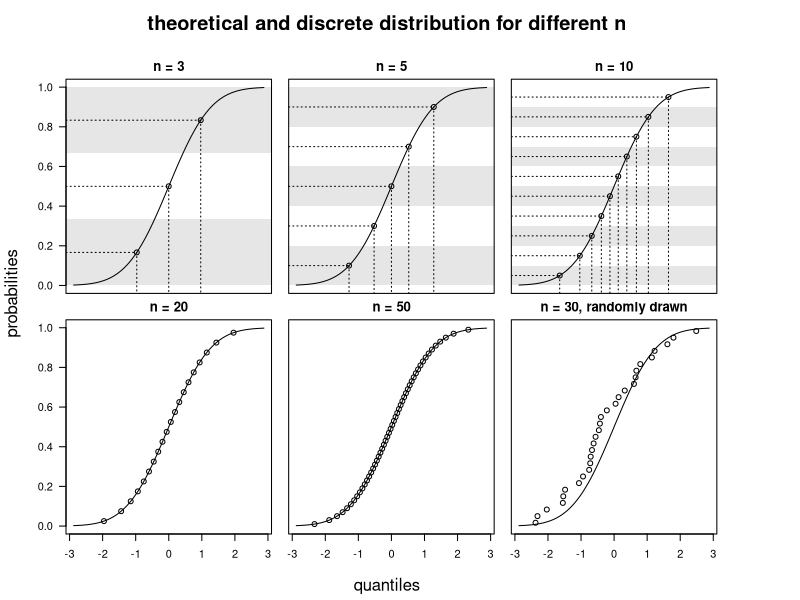
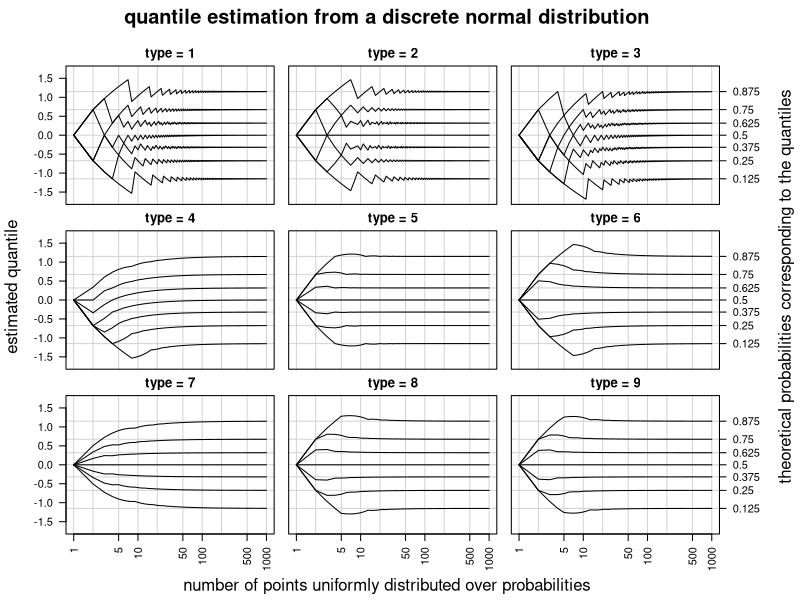
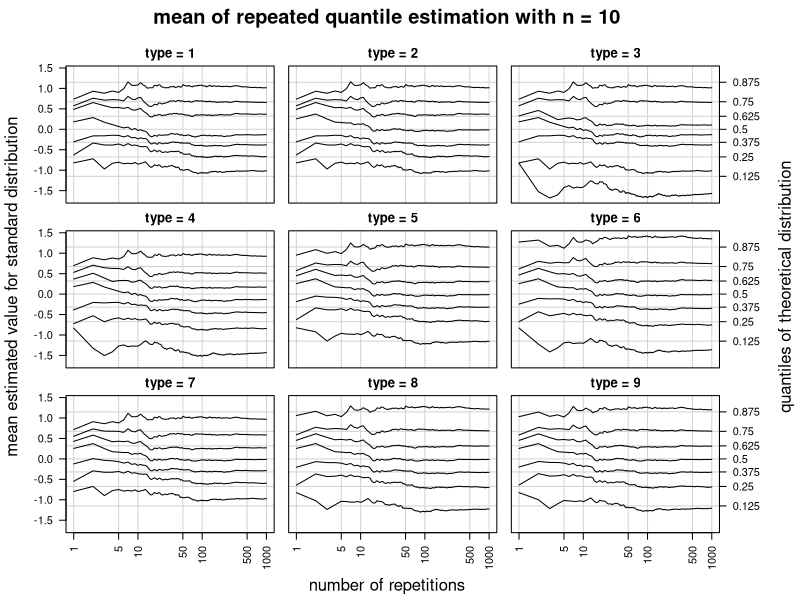
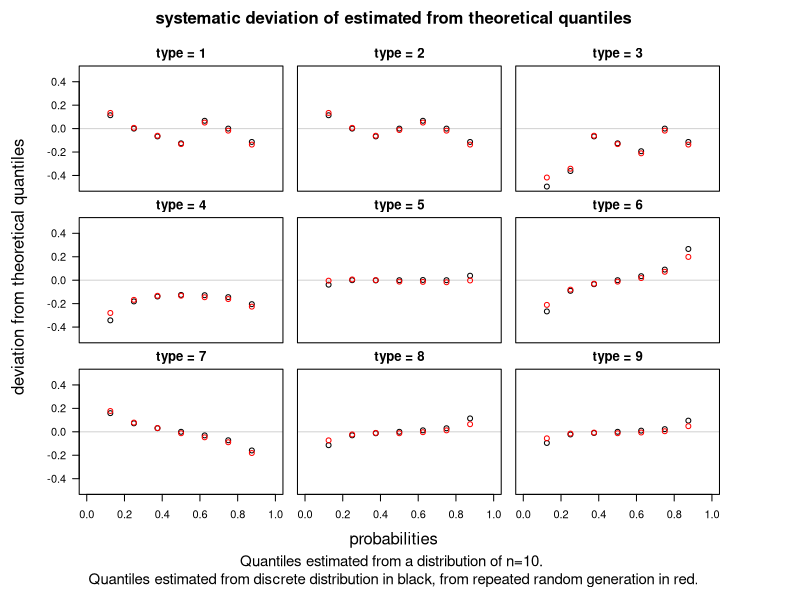
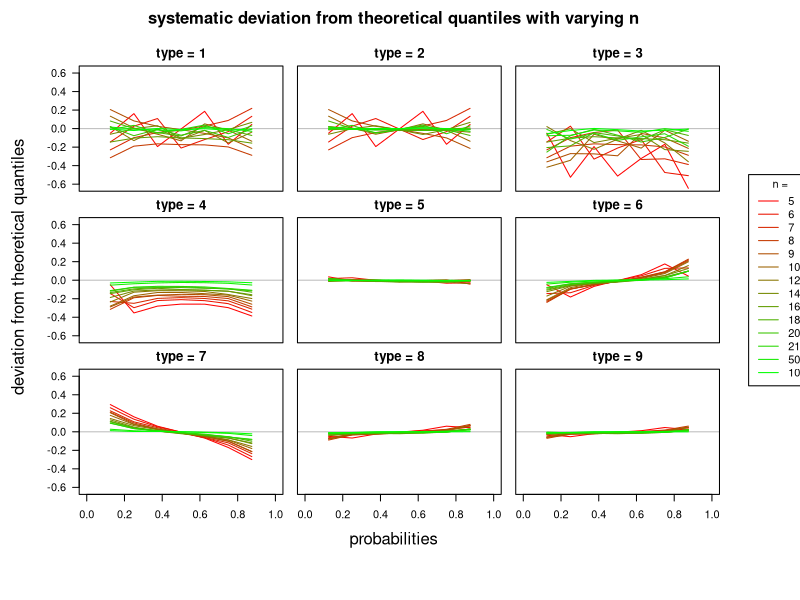
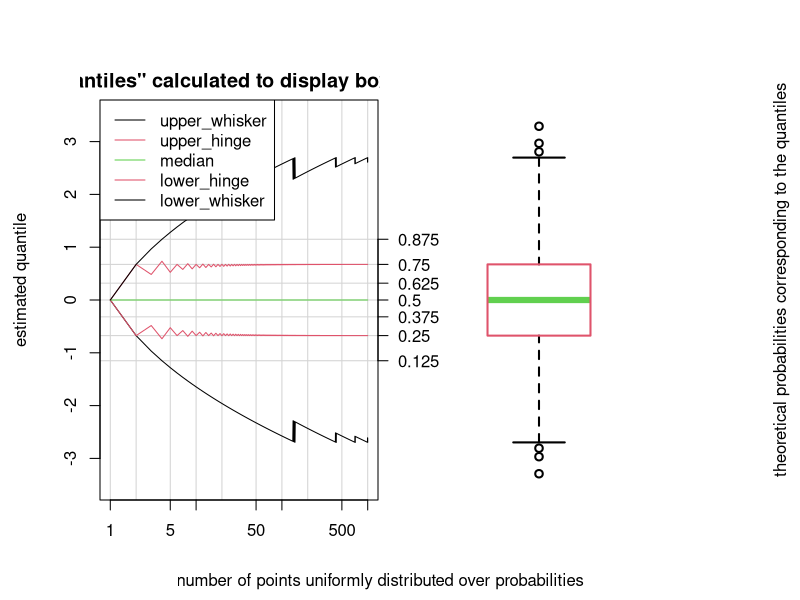

The R source for these figures, in order:
## ---- chunk 1
library(knitr)
opts_chunk$set(fig.height=7, echo=F, cache=T, dev="png")
## ---- chunk 2
par(mfrow=c(2,3), mar=c(0,1,2,.3), oma=c(5,4,4,6))
plotnum <- 1

p_i.fine <- seq(0, 1, length.out=500)
for(n in c(3, 5, 10, 20, 50, 30) ){
  p_i <- seq(1/(n*2), 1-1/(n*2), length.out=n)
  if(n==30){
    q_i <- sort(rnorm(n))
  }else{
    q_i <- qnorm(p_i)
  }
  breaks <- seq(0, 1, length.out=n+1)

  plot(qnorm(p_i.fine), p_i.fine, type="l", axes=F, panel.first=
    if(n<20) {
      for(i in 1:(length(breaks)/2)*2){
        xlims <- par("usr")[1:2]
        rect(xlims[1], breaks[i-1], xlims[2], breaks[i],col = gray(.9), border = NA)
      }
      for(i in 1:length(p_i)){
        lines(c(xlims[1], q_i[i]), rep(p_i[i],2), lty=3)
        lines(rep(q_i[i],2), c(p_i[i], -1), lty=3)
      }
      
    }
    , frame.plot=T, main=paste0("n = ", n, if(n==30) ", randomly drawn"), xlab="", ylab="", las=1, ylim=c(0,1))

  points(q_i, p_i)
  #par(new=T)
  #hist(qnorm(p_i), ann=F, axes=F, xlim=range(qnorm(p_i.fine),finite = T))
  #axis(4, las=1)
  
  if(plotnum%%3==1){
    axis(2, las=1)
  }
  if(plotnum>3){
    axis(1)
  }
  plotnum <- plotnum + 1
}
mtext("theoretical and discrete distribution for different n", cex=1.2, font=2, 3, outer=T, line=1.5)
mtext("probabilities", 2, 2.5, outer=T)
mtext("quantiles", 1, 3.5, outer=T)
## ---- chunk 3
n <- 10
i <- 1:n
(p_i <- 1/(2*n) + (i-1)/n)
## ---- chunk 4
(p_i <- seq(1/(n*2), 1-1/(n*2), length.out=n))
## ---- chunk 5
qnorm(p_i)
## ---- chunk 6
par(mfrow=c(3,3), mar=c(0,1,2,.1), oma=c(5,4,3,6))

nmax <- 1000
d <- 7
Q <- seq(1/(d+1), 1-1/(d+1), length.out=d)
Qmatrix <- array(NA, dim=c(9, nmax, length(Q)), dimnames=list(type=1:9, n=1:nmax, Q=Q))

for(type in 1:9){
  
  for(n in 1:nmax){
    x <- seq(1/(n*2), 1-1/(n*2), length.out=n)
    Qmatrix[type,n,] <- quantile(qnorm(x), Q, type = type)
  }
}

ylim <- max(abs(Qmatrix[,,]))*c(-1,1)

for(type in 1:9){
  #View(Qmatrix)
  
  plot(NULL, xlim=c(1,nmax), ylim=ylim, log="x", main=paste("type =", type), xlab="", ylab="", axes=F, frame.plot=T, panel.first=abline(v=c(1,2,5,10,20,50,100,200,500,1000), h=qnorm(Q), col="lightgray"))
  for(i in 1:length(Q)){
    lines(Qmatrix[type,,i], col=1, type="l")
  }

  if(type%%3==0){
    axis(4, at=qnorm(Q), Q, las=1)
  }
  if(type%%3==1){
    axis(2, las=1)
  }
  if(type>6){
    axis(1, las=3)
  }
}
mtext("quantile estimation from a discrete normal distribution", 3, outer=T, cex=1.2, line=1, font=2)
mtext("theoretical probabilities corresponding to the quantiles", 4, line=4.5, outer=T)  
mtext("estimated quantile", side = 2, outer = T, cex=1, line=2.5)
mtext("number of points uniformly distributed over probabilities",1, outer=T, line=3.5)

## ---- chunk 7

par(mfrow=c(3,3), mar=c(.1,1,2,.1), oma=c(5,4,3,6))

repetitions <- 1000
d <- 7
Q <- seq(1/(d+1), 1-1/(d+1), length.out=d)
n <- 10
MeanQuantile <- array(NA, dim = c(9, repetitions, length(Q)), dimnames = list(type=1:9, repetitions=1:repetitions, Q=Q))


for(type in 1:9){
  set.seed(1)
  MeanQuantile[type,1,] <-  quantile(rnorm(n), Q, type=type)
  for(i in 2:repetitions){
    MeanQuantile[type,i,] <- (MeanQuantile[type,i-1,]*(i-1) + quantile(rnorm(n), Q, type=type))/i
  }
  
  #View(MeanQuantile)
  #MeanQuantile[type,repetitions,]
  #qnorm(Q)
  #MeanQuantile[type,repetitions,] - t(qnorm(Q))
}

ylim <- range(MeanQuantile[,,])

for(type in 1:9){
  plot(NULL, xlim=c(1,repetitions), ylim=ylim, panel.first=abline(h=qnorm(Q), v=c(1,5,10,50,100,500,1000), col="lightgray"), main=paste("type =", type), log="x", axes=F, frame.plot = T)
  if(type>6) axis(1, las=3)
  if(type%%3==1) axis(2, las=1)
  for(i in 1:length(Q)){
    lines(MeanQuantile[type,,i], col=1)
  }
  if(type%%3==0) axis(4, qnorm(Q), Q, las=1)
  
}
mtext(paste("mean of repeated quantile estimation with n =", n), 3, outer=T, line=1, font=2, cex=1.2)
mtext("number of repetitions", 1, outer=T, line=3.5)
mtext("quantiles of theoretical distribution", 4, outer=T, line=4.5)
mtext("mean estimated value for standard distribution", side = 2, outer = T, cex=1, line=2.5)
## ---- chunk 8
par(mfrow=c(3,3), mar=c(0,1,2,.1), oma=c(8,5,3,6))

ylim <- max(abs(range(c(t(MeanQuantile[,repetitions,])-qnorm(Q), t(Qmatrix[,n,])-qnorm(Q))))) * c(-1,1)

for(type in 1:9){
  #plot(qnorm(Q),Q, xlim=range(qnorm(Q))*1.3)
  plot(Q, Qmatrix[type,n,]-qnorm(Q), xlim=c(0,1), ylim=ylim, panel.first = abline(h=0, col="lightgray"), axes=F, frame.plot=T, xlab="", ylab="", main=paste("type =", type))
       #ylim=)
  points(Q, MeanQuantile[type,repetitions,]-qnorm(Q), col="red")
  
  if(type%%3==1){
    axis(2, las=1)
  }
  if(type>6){
    axis(1)
  }
}
mtext(paste0("systematic deviation of estimated from theoretical quantiles"), 3, outer=T, line=1, font=2, cex=1)
mtext("deviation from theoretical quantiles", 2, outer=T, line=3)
mtext("Quantiles estimated from a distribution of n=10. \nQuantiles estimated from discrete distribution in black, from repeated random generation in red.", 1, outer = T, line=6, cex=0.9)
mtext("probabilities", 1, outer=T, line=3)

## ---- chunk 9
par(mfrow=c(3,3), mar=c(.1,1,2,.1), oma=c(5,4,3,6))

repetitions <- 1000
d <- 7
Q <- seq(1/(d+1), 1-1/(d+1), length.out=d)
ns <- c(5, 6, 7, 8,9,10,12,14,16,18,20, 21, 50, 100)

MeanQuantile <- array(NA, dim = c(9, repetitions, length(Q), length(ns)), dimnames = list(type=1:9, repetitions=1:repetitions, Q=Q, n=ns))

for(n in as.character(ns)){
  for(type in 1:9){
    set.seed(1)
    MeanQuantile[type,1,,n] <-  quantile(rnorm(n), Q, type=type)
    for(i in 2:repetitions){
      MeanQuantile[type,i,,n] <- (MeanQuantile[type,i-1,,n]*(i-1) + quantile(rnorm(n), Q, type=type))/i
    }
    
    #View(MeanQuantile)
    #MeanQuantile[type,repetitions,]
    #qnorm(Q)
    #MeanQuantile[type,repetitions,] - t(qnorm(Q))
  }
  
}

#----------------------------

par(mfrow=c(3,3), mar=c(0,1,2,.1), oma=c(8,5,3,6))

ylim <- max(abs(range(c(t(MeanQuantile[,repetitions,,5])-qnorm(Q), t(Qmatrix[,5,])-qnorm(Q))))) * c(-1,1)


for(type in 1:9){
  plot(NULL, xlim=c(0,1), ylim=ylim, panel.first = abline(h=0, col="gray"), axes=F, frame.plot=T, xlab="", ylab="", main=paste("type =", type))
  
  col=0
  palette(colorRampPalette(c("red", "green"),space = "rgb")(length(ns)))
  for(n in as.character(ns)){
    col=col + 1
    
    #points(Q, Qmatrix[type,n,]-qnorm(Q), col=n)
    #plot(qnorm(Q),Q, xlim=range(qnorm(Q))*1.3)
         #ylim=)
    lines(Q, MeanQuantile[type,repetitions,,n]-qnorm(Q), col=col)
    
  }
  if(type%%3==1){
    axis(2, las=1)
  }
  if(type>6){
    axis(1)
  }
  if(type==6){
    legend("right", legend=as.character(ns), col = 1:length(ns), xpd = NA, lty=1, horiz = F, title="n =", inset = -0.45)
  }
}
mtext(paste0("systematic deviation from theoretical quantiles with varying n"), 3, outer=T, line=1, font=2, cex=1)
mtext("deviation from theoretical quantiles", 2, outer=T, line=3)
mtext("probabilities", 1, outer=T, line=3)
palette("default")

## ---- chunk 10
par(mfrow=c(1,2), mar=c(0,1,2,.1), oma=c(5,4,3,6))


Q <- seq(1/(d+1), 1-1/(d+1), length.out=d)
nmax <- 1000
Qmatrix <- data.frame(lower_whisker=NA, lower_hinge=NA, median=NA, upper_hinge=NA, upper_whisker=NA)

for(n in 1:nmax){
    x <- seq(1/(n*2), 1-1/(n*2), length.out=n)
    Qmatrix[n,] <- boxplot(qnorm(x), plot = F)$stats
}

ylim <- max(abs(Qmatrix))*c(-1.3,1.3)
cols <- c(1,2,3,2,1)

plot(NULL, xlim=c(1,nmax), ylim=ylim, log="x", 
     main='"quantiles" calculated to display boxplots', xlab="", ylab="", frame.plot=T, panel.first=abline(v=c(1,2,5,10,20,50,100,200,500,1000), h=qnorm(Q), col="lightgray"))
for(i in 1:5){
  lines(Qmatrix[,i], col=cols[i], type="l")
}
axis(4, at=qnorm(Q), Q, las=1)
legend("topleft", legend = rev(colnames(Qmatrix)), col=cols, lty=1)
mtext("theoretical probabilities corresponding to the quantiles", 4, line=4.5, outer=T)  
mtext("estimated quantile", side = 2, outer = T, cex=1, line=2.5)
mtext("number of points uniformly distributed over probabilities",1, outer=T, line=3.5)

# plot example boxplot
bxp(boxplot(qnorm(x), plot = F), medcol=3, staplecol=1, boxcol=2, lwd=2, ylim=ylim, axes=F)

